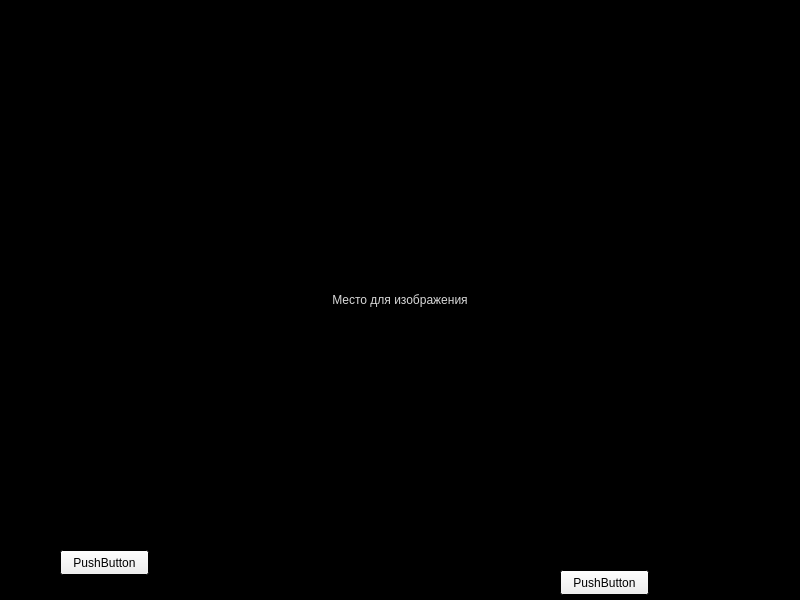
<?xml version="1.0" encoding="UTF-8"?>
<ui version="4.0">
 <class>MainWindow</class>
 <widget class="QMainWindow" name="MainWindow">
  <property name="geometry">
   <rect>
    <x>0</x>
    <y>0</y>
    <width>800</width>
    <height>600</height>
   </rect>
  </property>
  <property name="palette">
   <palette>
    <active>
     <colorrole role="WindowText">
      <brush brushstyle="SolidPattern">
       <color alpha="217">
        <red>255</red>
        <green>255</green>
        <blue>255</blue>
       </color>
      </brush>
     </colorrole>
     <colorrole role="Base">
      <brush brushstyle="SolidPattern">
       <color alpha="255">
        <red>255</red>
        <green>255</green>
        <blue>255</blue>
       </color>
      </brush>
     </colorrole>
     <colorrole role="Window">
      <brush brushstyle="SolidPattern">
       <color alpha="255">
        <red>0</red>
        <green>0</green>
        <blue>0</blue>
       </color>
      </brush>
     </colorrole>
    </active>
    <inactive>
     <colorrole role="WindowText">
      <brush brushstyle="SolidPattern">
       <color alpha="217">
        <red>255</red>
        <green>255</green>
        <blue>255</blue>
       </color>
      </brush>
     </colorrole>
     <colorrole role="Base">
      <brush brushstyle="SolidPattern">
       <color alpha="255">
        <red>255</red>
        <green>255</green>
        <blue>255</blue>
       </color>
      </brush>
     </colorrole>
     <colorrole role="Window">
      <brush brushstyle="SolidPattern">
       <color alpha="255">
        <red>0</red>
        <green>0</green>
        <blue>0</blue>
       </color>
      </brush>
     </colorrole>
    </inactive>
    <disabled>
     <colorrole role="WindowText">
      <brush brushstyle="SolidPattern">
       <color alpha="255">
        <red>190</red>
        <green>190</green>
        <blue>190</blue>
       </color>
      </brush>
     </colorrole>
     <colorrole role="Base">
      <brush brushstyle="SolidPattern">
       <color alpha="255">
        <red>0</red>
        <green>0</green>
        <blue>0</blue>
       </color>
      </brush>
     </colorrole>
     <colorrole role="Window">
      <brush brushstyle="SolidPattern">
       <color alpha="255">
        <red>0</red>
        <green>0</green>
        <blue>0</blue>
       </color>
      </brush>
     </colorrole>
    </disabled>
   </palette>
  </property>
  <property name="windowTitle">
   <string>Кошачий фотоальбом</string>
  </property>
  <widget class="QWidget" name="centralwidget">
   <widget class="QLabel" name="lbl_img">
    <property name="geometry">
     <rect>
      <x>0</x>
      <y>0</y>
      <width>800</width>
      <height>600</height>
     </rect>
    </property>
    <property name="text">
     <string>Место для изображения</string>
    </property>
    <property name="alignment">
     <set>Qt::AlignCenter</set>
    </property>
   </widget>
   <widget class="QPushButton" name="btn_left">
    <property name="geometry">
     <rect>
      <x>60</x>
      <y>550</y>
      <width>89</width>
      <height>25</height>
     </rect>
    </property>
    <property name="text">
     <string>PushButton</string>
    </property>
    <property name="icon">
     <iconset resource="resources.qrc">
      <normaloff>:/cats/images/chevron_l.png</normaloff>:/cats/images/chevron_l.png</iconset>
    </property>
    <property name="iconSize">
     <size>
      <width>32</width>
      <height>32</height>
     </size>
    </property>
   </widget>
   <widget class="QPushButton" name="btn_right">
    <property name="geometry">
     <rect>
      <x>560</x>
      <y>570</y>
      <width>89</width>
      <height>25</height>
     </rect>
    </property>
    <property name="text">
     <string>PushButton</string>
    </property>
    <property name="icon">
     <iconset resource="resources.qrc">
      <normaloff>:/cats/images/chevron_r.png</normaloff>:/cats/images/chevron_r.png</iconset>
    </property>
    <property name="iconSize">
     <size>
      <width>32</width>
      <height>32</height>
     </size>
    </property>
   </widget>
  </widget>
 </widget>
 <resources>
  <include location="resources.qrc"/>
 </resources>
 <connections/>
</ui>
